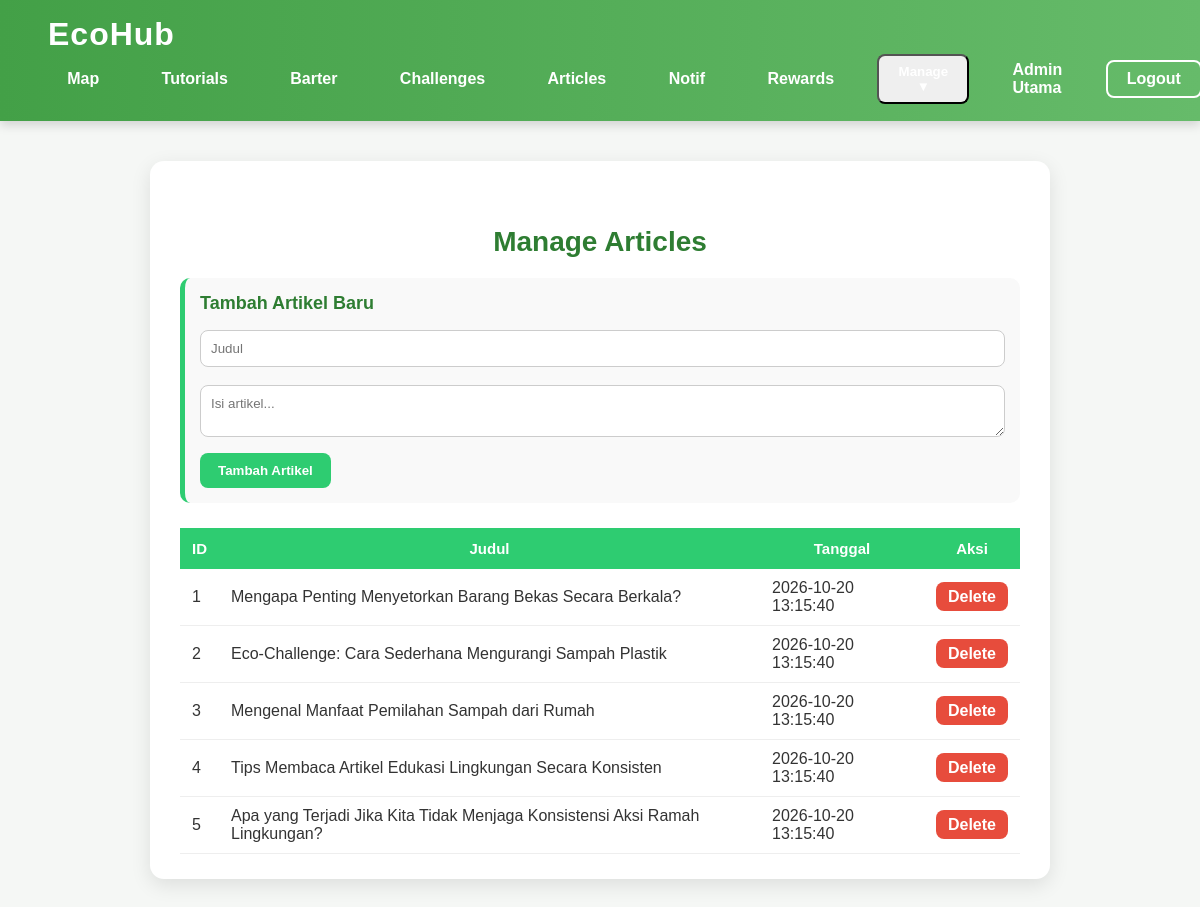
The page /manage_articles.php (signed in) on the database its author committed.
### tables this page shows
CREATE TABLE articles (
    id INT AUTO_INCREMENT PRIMARY KEY,
    title VARCHAR(255),
    content TEXT,
    author VARCHAR(120),
    created_at TIMESTAMP DEFAULT CURRENT_TIMESTAMP
);

### manage_articles.php (the view, shortened to what this page needs)
<?php
require_once "config.php";
$articles = $pdo->query("SELECT * FROM articles ORDER BY created_at DESC")->fetchAll();
?>
<!DOCTYPE html>
<html>
<head>
    <link rel="stylesheet" href="assets/css/styling.css">
    <link rel="stylesheet" href="assets/css/manage_users.css">
</head>
<body>
<?php include "navbar.php"; ?>
<div class="manage-users-container">
    <h2 class="page-title">Manage Articles</h2>
    <form method="POST" class="add-form">
        <h3>Tambah Artikel Baru</h3>
        <input type="text" name="title" placeholder="Judul" required>
        <textarea name="content" placeholder="Isi artikel..." required></textarea>
        <button type="submit">Tambah Artikel</button>
    </form>
    <table class="manage-table">
        <thead>
            <tr>
                <th>ID</th>
                <th>Judul</th>
                <th>Tanggal</th>
                <th>Aksi</th>
            </tr>
        </thead>
        <tbody>
        <?php foreach($articles as $a): ?>
            <tr>
                <td><?= $a['id'] ?></td>
                <td><?= htmlspecialchars($a['title']) ?></td>
                <td><?= $a['created_at'] ?></td>
                <td>
                    <a href="manage_articles.php?delete=<?= $a['id'] ?>" class="btn-delete"
                       onclick="return confirm('Hapus artikel ini?')">Delete</a>
                </td>
            </tr>
        <?php endforeach; ?>
        </tbody>
    </table>
</div>
</body>
</html>

### assets/css/styling.css (style rules this page uses)
* { margin: 0; padding: 0; box-sizing: border-box; font-family: "Poppins", sans-serif; }
body { background: #f5f7f5; color: #333; }
a { text-decoration: none; transition: 0.3s ease; }
.page-title { text-align: center; margin: 2.5rem 0 1.5rem; font-size: 2.2rem; font-weight: 800; color: #2E7D32; }

### assets/css/manage_users.css (style rules this page uses)
.manage-users-container { max-width: 900px; margin: 40px auto; background: #ffffff; padding: 25px 30px; border-radius: 14px; box-shadow: 0 6px 20px rgba(0,0,0,0.10); animation: fadeIn 0.3s ease; }
.page-title { text-align: center; font-size: 28px; margin-bottom: 20px; font-weight: 800; color: #2e7d32; }
.manage-table { width: 100%; border-collapse: collapse; margin-top: 10px; }
.manage-table th { background: #2ecc71; color: white; padding: 12px; font-size: 15px; }
.manage-table td { padding: 10px 12px; border-bottom: 1px solid #eee; color: #333; }
.btn-delete { background: #e74c3c; padding: 6px 12px; color: #fff; border-radius: 8px; text-decoration: none; font-weight: 600; transition: 0.2s ease; }
.add-form { background: #f9f9f9; padding: 15px; margin-bottom: 25px; border-radius: 10px; border-left: 5px solid #2ecc71; }
.add-form h3 { margin-bottom: 10px; font-size: 18px; color: #2e7d32; }
.add-form input, .add-form textarea { width: 100%; padding: 10px; margin: 6px 0 12px; border: 1px solid #ccc; border-radius: 8px; }
.add-form button { background: #2ecc71; color: #fff; border: none; padding: 10px 18px; border-radius: 8px; font-weight: 600; cursor: pointer; }

### rows shown on the page
articles: id "1", title "Mengapa Penting Menyetorkan Barang Bekas Secara Berkala?", created_at "2026-10-20 13:15:40"
articles: id "2", title "Eco-Challenge: Cara Sederhana Mengurangi Sampah Plastik", created_at "2026-10-20 13:15:40"
articles: id "3", title "Mengenal Manfaat Pemilahan Sampah dari Rumah", created_at "2026-10-20 13:15:40"
articles: id "4", title "Tips Membaca Artikel Edukasi Lingkungan Secara Konsisten", created_at "2026-10-20 13:15:40"
articles: id "5", title "Apa yang Terjadi Jika Kita Tidak Menjaga Konsistensi Aksi Ramah Lingkungan?", created_at "2026-10-20 13:15:40"

### other values the page prints
$username "Admin Utama"
